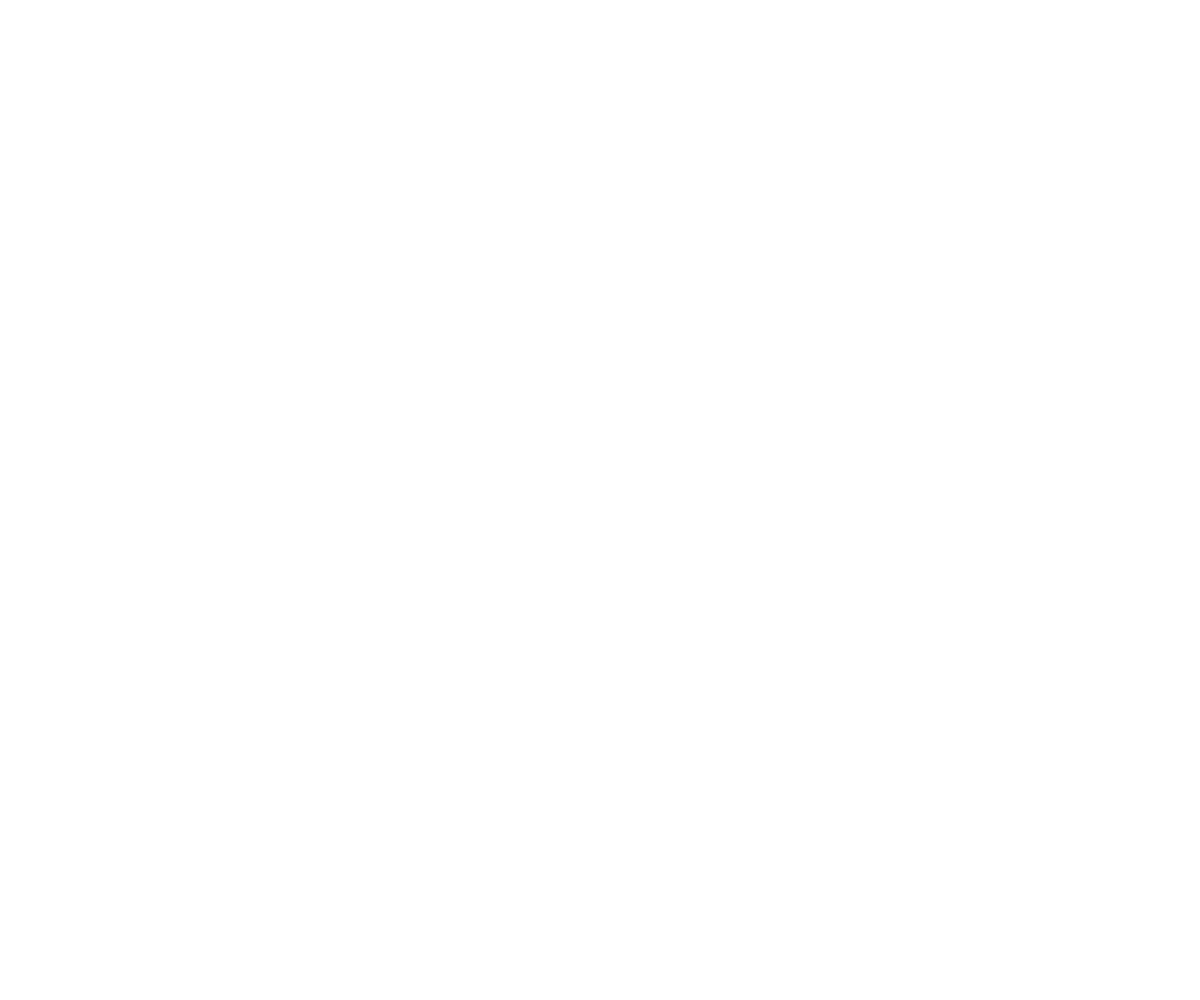
Frame 1 (no input)
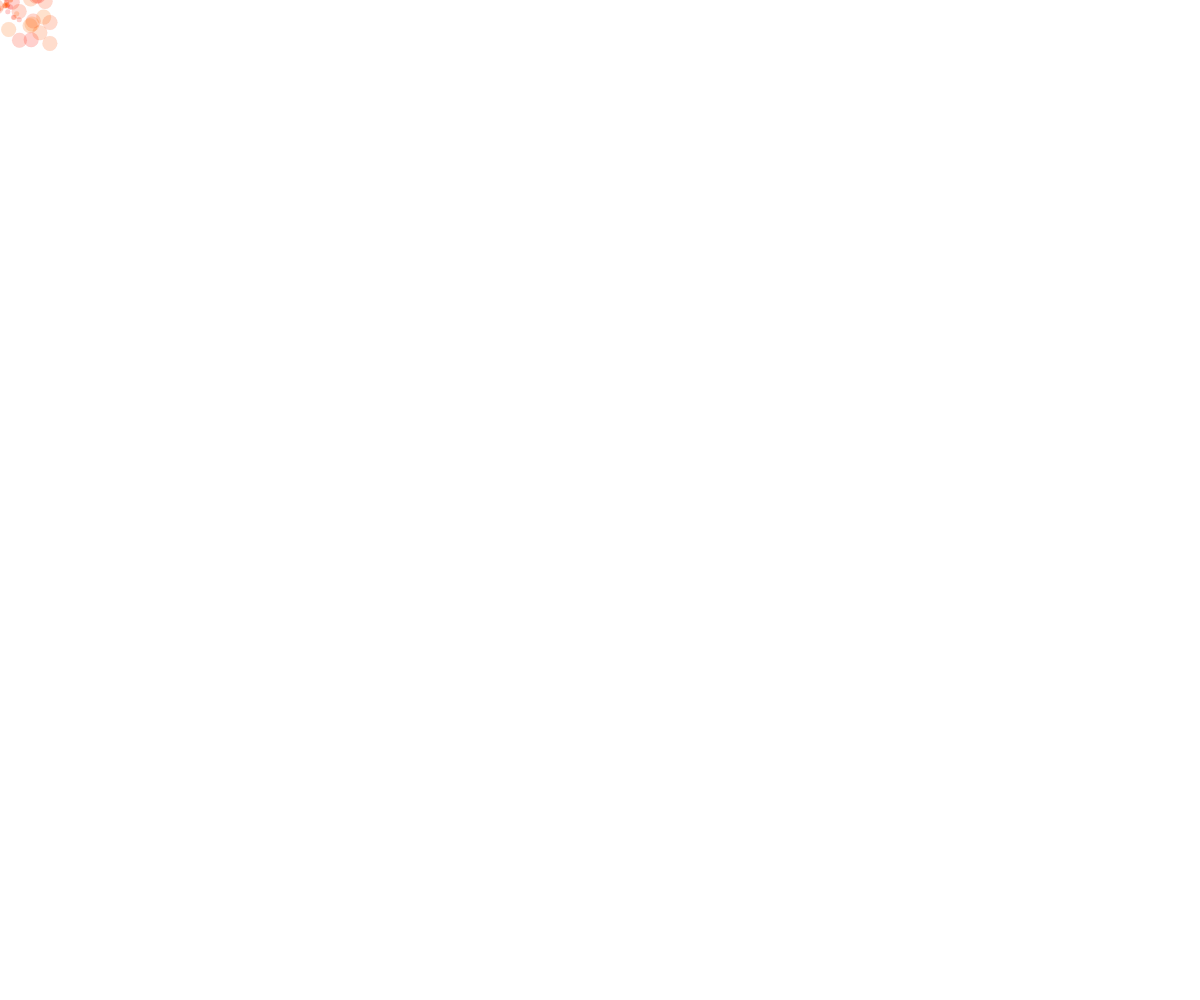
Frame 60 (no input)
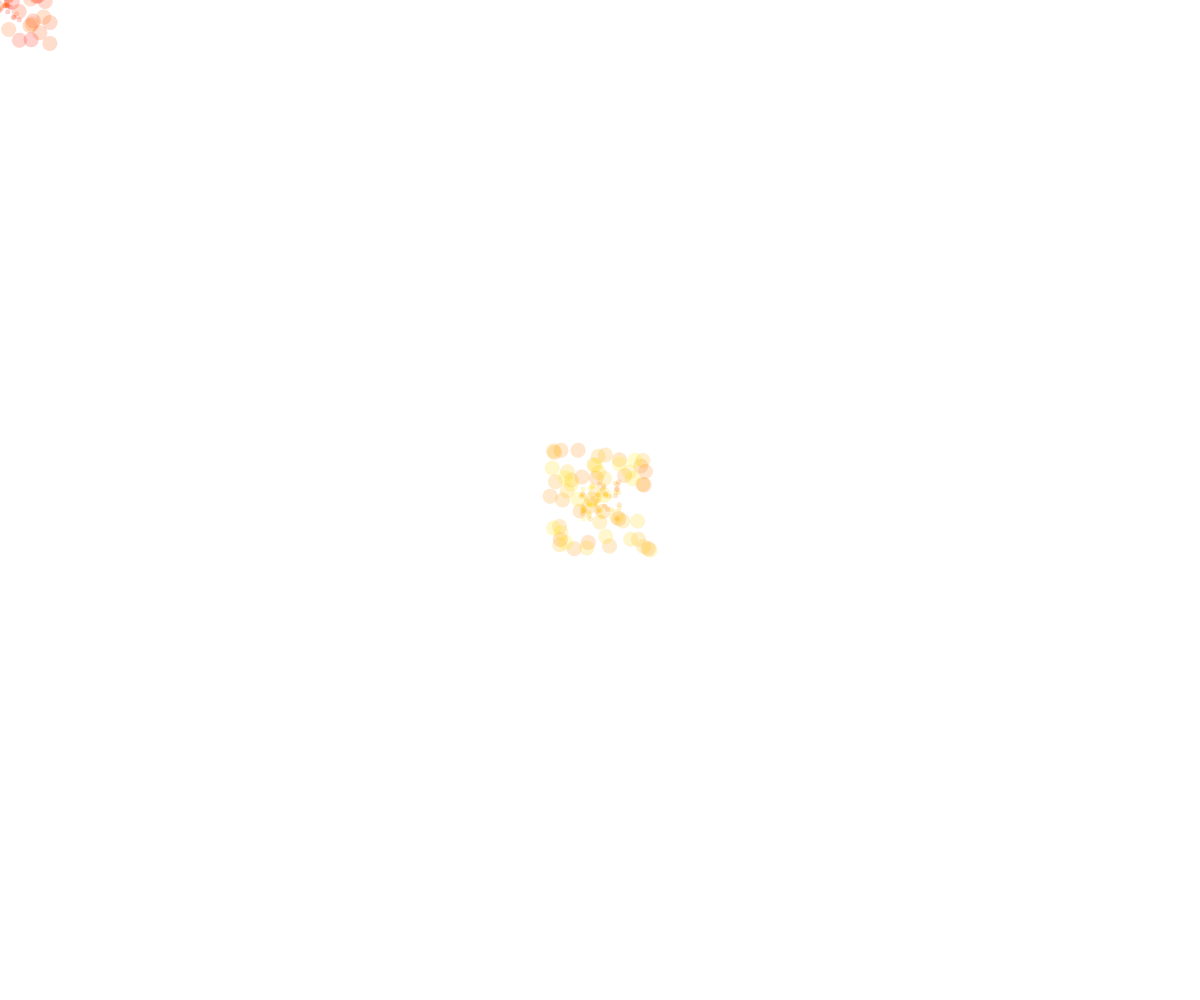
Frame 120 (the mouse pressed at the canvas centre since frame 60)

The p5.js sketch that drew these frames (run headless with seeded random() and noise() and a simulated clock; from frame 60 on, the mouse is pressed at the canvas centre):

// p5.js sketch
// ── sketch.js
var r = 255;
var g = 0;
var b = 0;
var randomX;
var randomY;

function setup() {
  	createCanvas (windowWidth, windowHeight);
  	background(255);
}

function draw() {
	stroke(r, g, b, 5)
	fill(r, g, b, 50);
	randomX = random(-50,50);
	randomY = random(-50,50);
  	ellipse(mouseX+randomX, mouseY+randomY, 15, 15);
	colorUpdate();
	randomX = random(-20,20);
	randomY = random(-20,20);
  	ellipse(mouseX+randomX, mouseY+randomY, 5, 5);
	colorUpdate();
}

function windowResized () {
	resizeCanvas (windowWidth, windowHeight); 
}

function colorUpdate(){
	if( g<255 && r==255 && b==0){
   		g++;
  	}
  	if(g == 255 && r>0){
   		r--; 
 	}
  	if(r==0 && g==255 && b<255){
  		b++;
  	}

  	if(b==255 && g>0){
   		g--; 
  	}
  	if(r < 255 && g==0 && b==255){
    		r++;
    	}
	if(r == 255 && b>0){
  		b--;
	}
}

// ── main.css
html, body {
  min-height: 100%;
  display: flex;
  flex-direction: column;
  font-weight: 300;
  line-height: 1.5;
}

body {
  text-align: center;
  font-family: Arial, serif;
  margin: 0;
}

a {
  color: #204156;
  text-decoration: none;
}

img {
    	vertical-align: middle
}

.gallery {
  width: 100%;
  margin-top: 5px;
  display: flex;
  flex-wrap: wrap;
  justify-content: center;
}

.gallery-item {
  width: 45%;
  margin: 10px;
  display: flex;
  flex-wrap: wrap;
  justify-content: center;
}

.page-title {
  text-align: center;
  font-weight: 100;
    font-weight: bold;
}

.button {
    background-color: #C71585;
    border: none;
    color: white;
    padding: 15px 32px;
    text-align: center;
    text-decoration: none;
    display: inline-block;
    font-size: 16px;
    border-radius: 12px;
}

.button:hover {
    background-color: #C71585;
    border: none;
    color: white;
    padding: 15px 32px;
    text-align: center;
    text-decoration: none;
    display: inline-block;
    font-size: 16px;
    border-radius: 12px;
    box-shadow: 0 12px 16px 0 rgba(0,0,0,0.24), 0 17px 50px 0 rgba(0,0,0,0.19)
}

.videoWrapper {
     	width:100%;
	max-width:640p;
	position:relative;
	padding-bottom:56.25%;
	padding-top:5px;
	height:0;
	overflow:hidden;
}

.videoWrapper iframe, .videoWrapper object, .videoWrapper embed {
	position:absolute;
	top:0;
	left:0;
	width:100%;
	height:100%;
}

hr {
	width: 90%;
	height: 5px;
	background-color:#FF8C00;
	color:#FF8C00;
	border: 0 none;
}

.hr2 {
	width: 80%;
	height: 5px;
	background-color:#FF8C00;
	color:#FF8C00;
	border: 0 none;
}

canvas {
	position: fixed;
	Top: 0; Left: 0; 
	Z-index: 1; 
} 

#content {
	position: relative; 
	Z-index: 2; 
}
